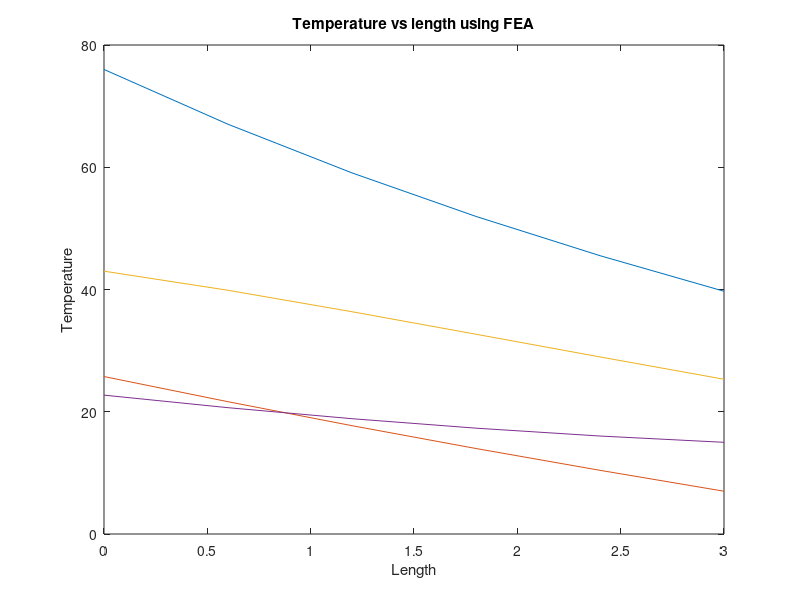

Reproduce this figure in MATLAB.
function fea_p2

e=input('specify the number of elements');
s=zeros(4,8);
s(1,1)=-530+(110*3)/(2*e)+(42*3)/(2*e)+(28*3)/(2*e);
s(1,5)=530+(110*3)/(2*e)+(3*42)/(2*e)+(28*3)/(2*e);
s(1,2)=-(110*3)/(2*e);
s(1,6)=-(110*3)/(2*e);
s(1,3)=-(42*3)/(2*e);
s(1,7)=-(42*3)/(2*e);
s(1,4)=-(28*3)/(2*e);
s(1,8)=-(28*3)/(2*e);

s(2,1)=-(110*3)/(2*e);
s(2,5)=-(110*3)/(2*e);
s(2,2)=1100+(110*3)/(2*e)+(131*3)/(2*e)+(18*3)/(2*e);
s(2,6)=-1100+(110*3)/(2*e)+(131*3)/(2*e)+(18*3)/(2*e);
s(2,3)=-(131*3)/(2*e);
s(2,7)=-(131*3)/(2*e);
s(2,4)=-(18*3)/(2*e);
s(2,8)=-(18*3)/(2*e);

s(3,1)=-(42*3)/(2*e);
s(3,5)=-(42*3)/(2*e);
s(3,2)=-(131*3)/(2*e);
s(3,6)=-(131*3)/(2*e);
s(3,3)=-378+(42*3)/(2*e)+(131*3)/(2*e)+(46*3)/(2*e);
s(3,7)=378+(42*3)/(2*e)+(131*3)/(2*e)+(46*3)/(2*e);
s(3,4)=-(46*3)/(2*e);
s(3,8)=-(46*3)/(2*e);

s(4,1)=-(28*3)/(2*e);
s(4,5)=-(3*28)/(2*e);
s(4,2)=-(18*3)/(2*e);
s(4,6)=-(18*3)/(2*e);
s(4,3)=-(46*3)/(2*e);
s(4,7)=-(46*3)/(2*e);
s(4,4)=684+(28*3)/(2*e)+(18*3)/(2*e)+(46*3)/(2*e);
s(4,8)=-684+(28*3)/(2*e)+(18*3)/(2*e)+(46*3)/(2*e);
s;
k=0;
if e==1
    global_stifnes=[s;1 zeros(1,4*(e+1)-1);zeros(1,4*(e+1)-3) 1 0 0;0 0 1 zeros(1,4*(e+1)-3);zeros(1,4*(e+1)-1) 1 ];
    constant=[zeros((4*e),1);76;7;43;15];
    solution=inv(global_stifnes)*constant;
end

if e>1
    
    for i=2:1:e
        sg=[zeros(4,4*(i-1)) s zeros(4,(4*(e-1)-4*(i-1)))];
        for j=1:4
            temp=sg(j,:);
                for l=k+1:k+4
                    gs_f(k+1,:)=temp;
                end
            k=k+1;
        end
    end
    g1=[s,zeros(4,4*(e-1))];
    g3=[1 zeros(1,4*(e+1)-1);zeros(1,4*(e+1)-3) 1 0 0;0 0 1 zeros(1,4*(e+1)-3);zeros(1,4*(e+1)-1) 1 ];
    global_stifnes=[g1;gs_f;g3];
    constant=[zeros((4*e),1);76;7;43;15];
    solution=inv(global_stifnes)*constant;
end

for y=3:-1:0
    t_in(y+1,1)=solution(y+1,:);
    t_out_1(y+1,1)=solution((size(solution,1)-y),:); 
end

for t=1:4
    t_out(t,1)=t_out_1(5-t,:);
end
t_1=1;

for i=1:4:size(solution,1)
    t1(t_1,:)=solution(i,:);
    t2(t_1,:)=solution(i+1,:);
    t3(t_1,:)=solution(i+2,:);
    t4(t_1,:)=solution(i+3,:);
    t_1=t_1+1;
end
x_axis=0:3/e:3;

t_in
t_out

  
plot(x_axis,t1,x_axis,t2,x_axis,t3,x_axis,t4)
xlabel('Length')
ylabel('Temperature')
title('Temperature vs length using FEA')


end